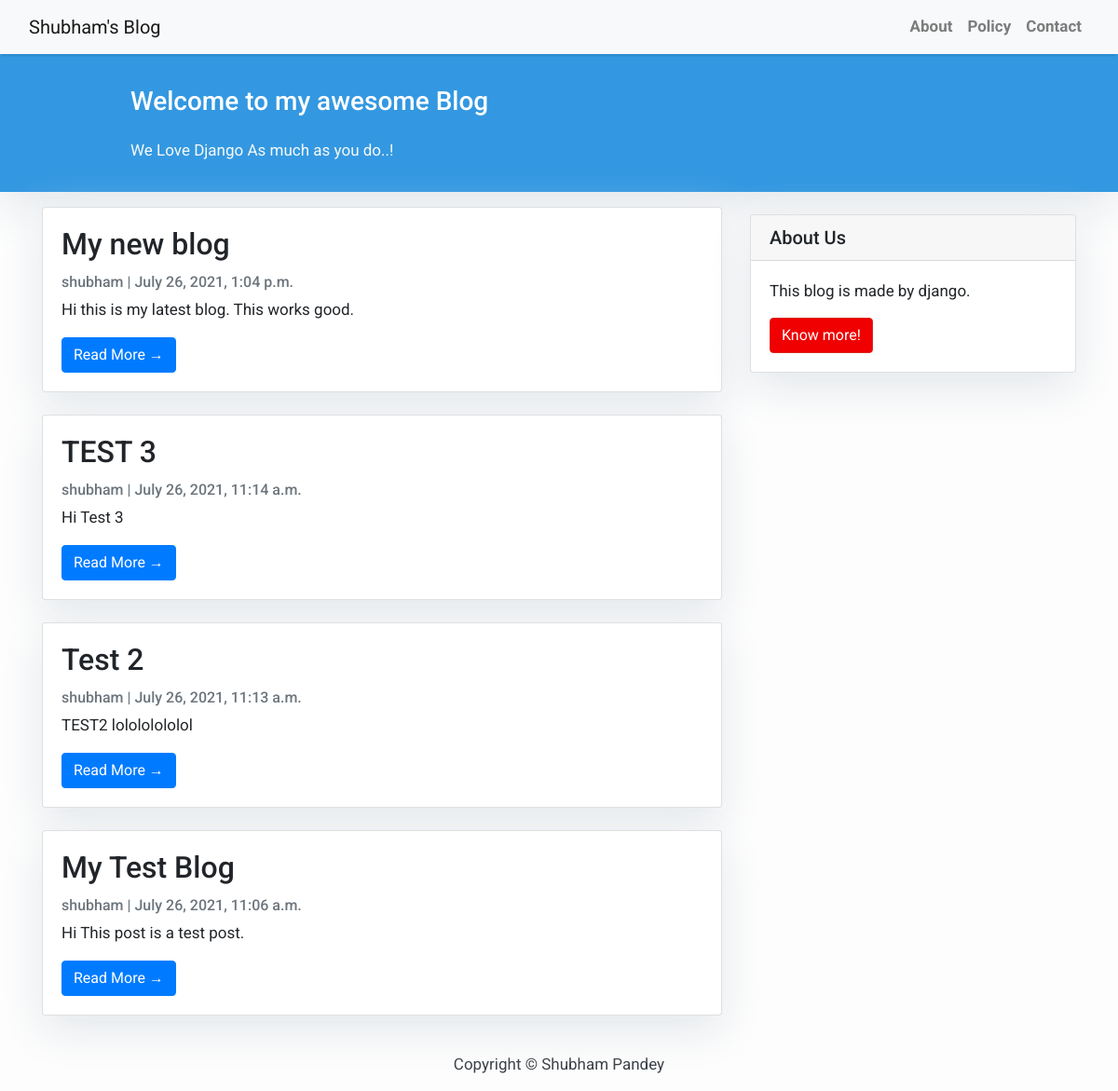
The page / on the database its author committed.
### blog_site/models.py (models this page shows, shortened)
class Post(models.Model):
    title = models.CharField(max_length=200, unique=True)
    slug = models.SlugField(max_length=200, unique=True)
    author=models.ForeignKey(User, on_delete= models.CASCADE,related_name='blog_posts')
    updated_on = models.DateTimeField(auto_now= True)
    content = models.TextField()
    created_on = models.DateTimeField(auto_now_add=True)
    status = models.IntegerField(choices=STATUS, default=0)
    class Meta:
        ordering = ['-created_on']

### blog_site/views.py (the view)
# urls.py: path('',views.PostList.as_view(), name='home'),
class PostList(generic.ListView):
    queryset = Post.objects.filter(status=1).order_by('-created_on')
    template_name='index.html'

### templates/index.html (shortened to what this page needs)
{% extends "base.html" %}
{% block content %}
<header class="masthead">
  <div class="container">
    <div class="row">
      <div class=" col-md-8 col-md-10 mx-auto">
        <div class="site-heading">
          <h3 class=" site-heading my-4 mt-3 text-white"> Welcome to my awesome Blog </h3>
          <p class="text-light">We Love Django As much as you do..! &nbsp
          </p>
        </div>
      </div>
    </div>
  </div>
</header>
<div class="container">
  <div class="row">
    <div class="col-md-8 mt-3 left">
      {% for post in post_list %}
      <div class="card mb-4">
        <div class="card-body">
          <h2 class="card-title">{{ post.title }}</h2>
          <p class="card-text text-muted h6">{{ post.author }} | {{ post.created_on}}  </p>
          <p class="card-text">{{post.content|safe|slice:":200" }}</p>
          <a href="{% url 'post_detail' post.slug  %}" class="btn btn-primary">Read More &rarr;</a>
        </div>
      </div>
      {% endfor %}
    </div>
    {% block sidebar %}
    {% include 'sidebar.html' %}
    {% endblock sidebar %}
  </div>
</div>
{%endblock%}

### templates/base.html (shortened to what this page needs)
<!DOCTYPE html>
<html>
    <head>
        <link rel="stylesheet" href="https://maxcdn.bootstrapcdn.com/bootstrap/4.0.0/css/bootstrap.min.css"
 />
    </head>
    <body>
        <nav class="navbar navbar-expand-lg navbar-light bg-light shadow" id="mainNav">
            <div class="container-fluid">
                <a class="navbar-brand" href="{% url 'home' %}">Shubham's Blog</a>
                <div class="collapse navbar-collapse" id="navbarResponsive">
                    <ul class="navbar-nav ml-auto">
                        <li class="nav-item text-black">
                            <a class="nav-link text-black font-weight-bold" href="#">About</a>
                        </li>
                        <li class="nav-item text-black">
                            <a class="nav-link text-black font-weight-bold" href="#">Policy</a>
                        </li>
                        <li class="nav-item text-black">
                            <a class="nav-link text-black font-weight-bold" href="#">Contact</a>
                        </li>
                    </ul>
                </div>
            </div>
        </nav>
        {% block content %}{% endblock content %}
        <footer class="py-3 bg-grey">
            <p class="m-0 text-dark text-center ">Copyright &copy; Shubham Pandey</p>
        </footer>
    </body>
</html>

### templates/sidebar.html (shortened to what this page needs)
{% block sidebar %}
<div class="col-md-4 float-right ">
<div class="card my-4">
        <h5 class="card-header">About Us</h5>
    <div class="card-body">
        <p class="card-text"> This blog is made by django.</p>
        <a href="https://github.com/sh29cr7/blog_django"
           class="btn btn-danger">Know more!</a>
    </div>
</div>
</div>
{% endblock sidebar %}

### templates/base.html (style rules this page uses)
body { font-family: "Roboto", sans-serif; font-size: 17px; background-color: #fdfdfd; }
.shadow { box-shadow: 0 4px 2px -2px rgba(0, 0, 0, 0.1); }
.btn-danger { color: #fff; background-color: #f00000; border-color: #dc281e; }
.masthead { background: #3398E1; height: auto; padding-bottom: 15px; box-shadow: 0 16px 48px #E3E7EB; padding-top: 10px; }

### templates/sidebar.html (style rules this page uses)
.card { box-shadow: 0 16px 48px #E3E7EB; }

### rows shown on the page
Post: title "My new blog", author "shubham", created_on "July 26, 2021, 1:04 p.m.", content "Hi this is my latest blog. This works good."
Post: title "TEST 3", author "shubham", created_on "July 26, 2021, 11:14 a.m.", content "Hi Test 3"
Post: title "Test 2", author "shubham", created_on "July 26, 2021, 11:13 a.m.", content "TEST2 lolololololol"
Post: title "My Test Blog", author "shubham", created_on "July 26, 2021, 11:06 a.m.", content "Hi This post is a test post."
